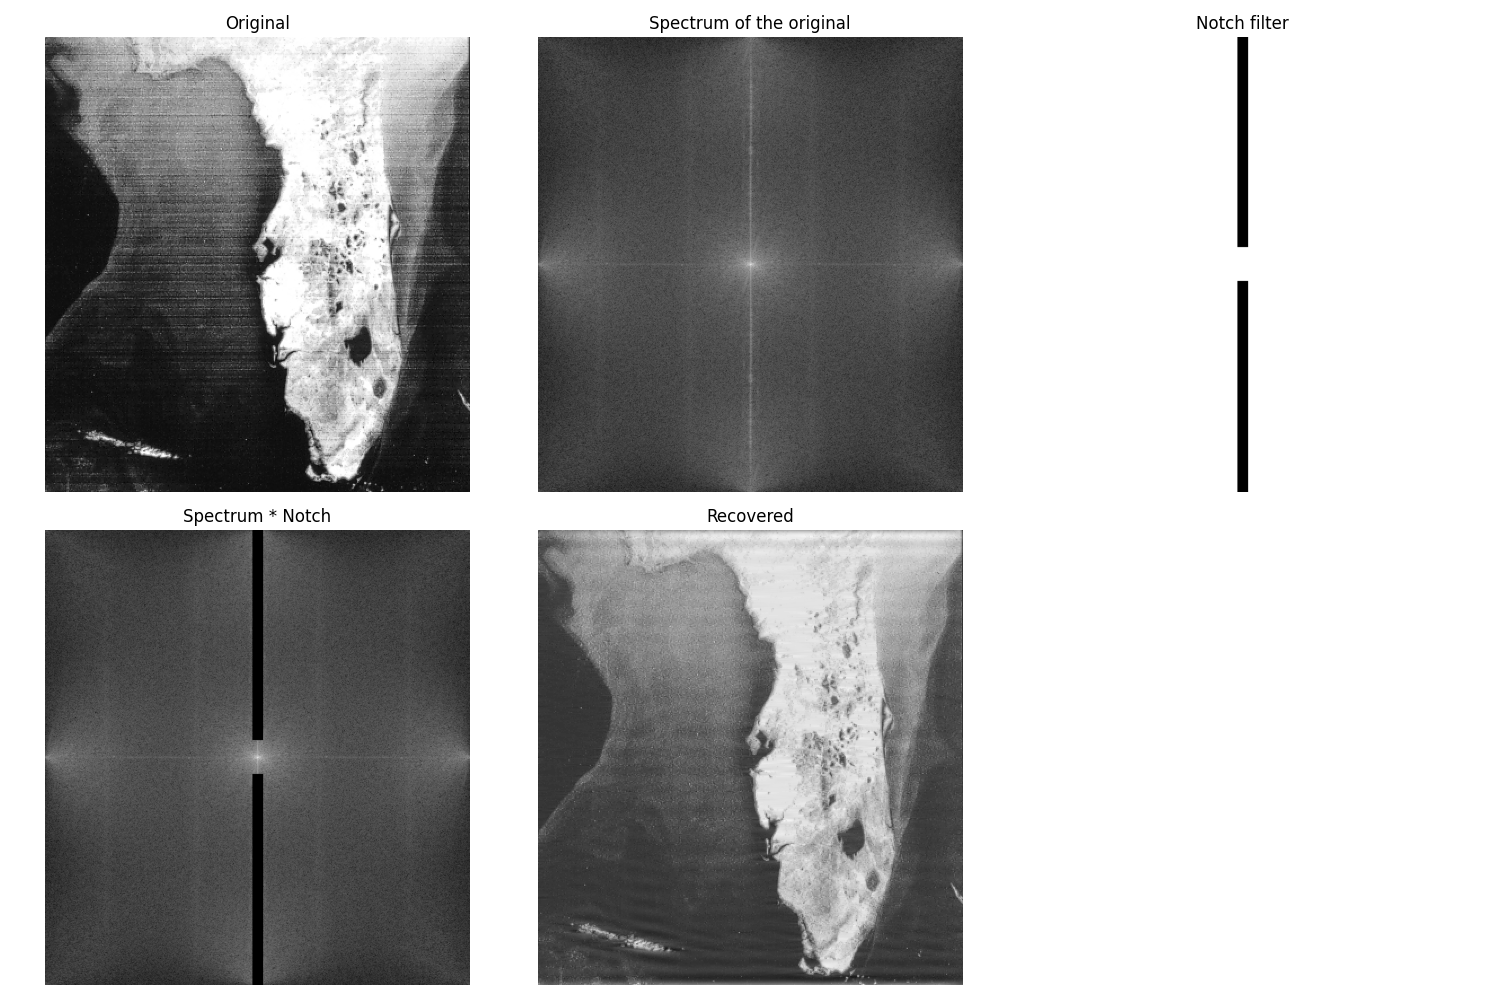

Write Python code to recreate this figure.
import sys
import os
import numpy as np
import matplotlib.pyplot as plt
from skimage.io import imread
from skimage.util import img_as_float
from libDIPUM.recnotch import recnotch
from libDIP.intScaling4e import intScaling4e
from libDIPUM.data_path import dip_data

# Data
img_name = dip_data('satellite_original.tif')
f_orig = imread(img_name)
if f_orig.ndim == 3: f_orig = f_orig[:,:,0]
f = img_as_float(f_orig)

M, N = f.shape

# DFT
F = np.fft.fft2(f)

S = intScaling4e(np.log10(1 + np.abs(np.fft.fftshift(F))))

# Notch filter design
HR = recnotch('reject', 'vertical', M, N, 19, 30)

# Filtering in the Fourier domain
G = F * HR
g = np.real(np.fft.ifft2(G))

# Obtain interference pattern using a bandpass filter
HP = 1 - HR
GP = F * HP
gp = intScaling4e(np.real(np.fft.ifft2(GP)))

# Spectrum times notch filter
SF = S * np.fft.fftshift(HR)

# Display (5 plots in Figure518)
fig = plt.figure(figsize=(15, 10))

ax1 = fig.add_subplot(2, 3, 1)
ax1.imshow(f, cmap='gray')
ax1.set_title('Original')
ax1.axis('off')

ax2 = fig.add_subplot(2, 3, 2)
ax2.imshow(S, cmap='gray')
ax2.set_title('Spectrum of the original')
ax2.axis('off')

ax3 = fig.add_subplot(2, 3, 3)
ax3.imshow(np.fft.fftshift(HR), cmap='gray')
ax3.set_title('Notch filter')
ax3.axis('off')

ax4 = fig.add_subplot(2, 3, 4)
ax4.imshow(SF, cmap='gray')
ax4.set_title('Spectrum * Notch')
ax4.axis('off')

ax5 = fig.add_subplot(2, 3, 5)
ax5.imshow(g, cmap='gray')
ax5.set_title('Recovered')
ax5.axis('off')

# Leave subplot (2,3,6) empty intentionally
ax6 = fig.add_subplot(2, 3, 6)
ax6.axis('off')

plt.tight_layout()
plt.savefig('Figure518.png')
print("Saved Figure518.png")

# Separate figure: interference
plt.figure(figsize=(6, 6))
plt.imshow(gp, cmap='gray')
plt.title('Interference')
plt.axis('off')
plt.tight_layout()
plt.savefig('Figure519.png')
print("Saved Figure519.png")

plt.show()
